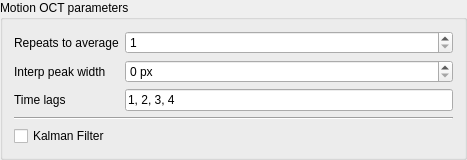
<?xml version="1.0" encoding="UTF-8"?>
<ui version="4.0">
 <class>motionConfig</class>
 <widget class="QGroupBox" name="motionConfig">
  <property name="geometry">
   <rect>
    <x>0</x>
    <y>0</y>
    <width>467</width>
    <height>148</height>
   </rect>
  </property>
  <property name="toolTip">
   <string>If unchecked, raw data will be acquired and displayed</string>
  </property>
  <property name="title">
   <string>Motion OCT parameters</string>
  </property>
  <property name="checkable">
   <bool>false</bool>
  </property>
  <layout class="QGridLayout" name="gridLayout">
   <item row="0" column="0">
    <layout class="QFormLayout" name="formLayout">
     <item row="0" column="0">
      <widget class="QLabel" name="labelRepeats">
       <property name="text">
        <string>Repeats to average</string>
       </property>
      </widget>
     </item>
     <item row="0" column="1">
      <widget class="QSpinBox" name="spinRepeat">
       <property name="minimum">
        <number>1</number>
       </property>
       <property name="maximum">
        <number>24</number>
       </property>
      </widget>
     </item>
     <item row="1" column="0">
      <widget class="QLabel" name="labelPeakWidth">
       <property name="text">
        <string>Interp peak width</string>
       </property>
      </widget>
     </item>
     <item row="1" column="1">
      <widget class="QSpinBox" name="spinBoxPeak">
       <property name="suffix">
        <string> px</string>
       </property>
       <property name="maximum">
        <number>16</number>
       </property>
      </widget>
     </item>
     <item row="2" column="0">
      <widget class="QLabel" name="labelTimeLags">
       <property name="text">
        <string>Time lags</string>
       </property>
      </widget>
     </item>
     <item row="2" column="1">
      <widget class="QLineEdit" name="lineEditTimeLags">
       <property name="text">
        <string>1, 2, 3, 4</string>
       </property>
      </widget>
     </item>
    </layout>
   </item>
   <item row="1" column="0">
    <widget class="Line" name="line">
     <property name="orientation">
      <enum>Qt::Horizontal</enum>
     </property>
    </widget>
   </item>
   <item row="2" column="0">
    <widget class="QCheckBox" name="checkBox">
     <property name="text">
      <string>Kalman Filter</string>
     </property>
    </widget>
   </item>
  </layout>
 </widget>
 <resources/>
 <connections/>
</ui>
